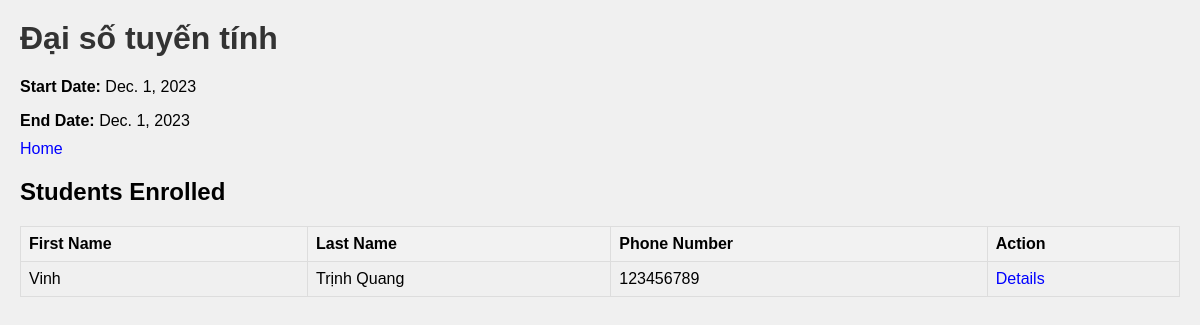
The app's page /school/class/2 with its own data.
### school/models.py (models this page shows, shortened)
class Class(models.Model):
    name = models.CharField(max_length=200)
    start_date = models.DateField('start date')
    end_date = models.DateField('end date')
    students = models.ManyToManyField(Student, through="Enrollment")

class Student(models.Model):
    firstname = models.CharField(max_length=255)
    lastname = models.CharField(max_length=255)
    phone = models.CharField(max_length=255)
    major = models.ForeignKey(Major, on_delete=models.CASCADE)

### school/views.py (the view)
# urls.py: path('class/<int:pk>', views.ClassDetailView.as_view(), name='class_detail'),
class ClassDetailView(DetailView):
    model = Class
    template_name = 'school/class_detail.html'

### school/templates/school/class_detail.html
{% load static %}
<link rel="stylesheet" type="text/css" href="{% static 'school/style.css' %}" />
<h1>{{ class.name }}</h1>
<p><strong>Start Date:</strong> {{ class.start_date }}</p>
<p><strong>End Date:</strong> {{ class.end_date }}</p>
<a href="{% url 'school:index'%}">Home</a>
<h2>Students Enrolled</h2>
{% if class.students.all %}
<table border="1">
	<thead>
		<tr>
			<th>First Name</th>
			<th>Last Name</th>
			<th>Phone Number</th>
			<th>Action</th>
		</tr>
	</thead>
	<tbody>
		{% for student in class.students.all %}
		<tr>
			<td>{{ student.firstname }}</td>
			<td>{{ student.lastname }}</td>
			<td>{{ student.phone}}</td>
			<td>
				<a href="{% url 'school:student_detail' pk=student.id %}">Details</a>
			</td>
		</tr>
		{% endfor %}
	</tbody>
</table>
{% else %}
<p>No students enrolled in this class.</p>
{% endif %}

### school/static/school/style.css (style rules this page uses)
a { text-decoration: none; color: blue; }
h1 { color: #333; }
p { margin-bottom: 10px; }
table { width: 100%; border-collapse: collapse; margin-top: 20px; }
table, th, td { border: 1px solid #ddd; }
th, td { padding: 8px; text-align: left; }
thead { background-color: #f2f2f2; }

### records on screen
Class: name "Đại số tuyến tính", start_date "Dec. 1, 2023", end_date "Dec. 1, 2023"
Student: firstname "Vinh", lastname "Trịnh Quang", phone "123456789"
